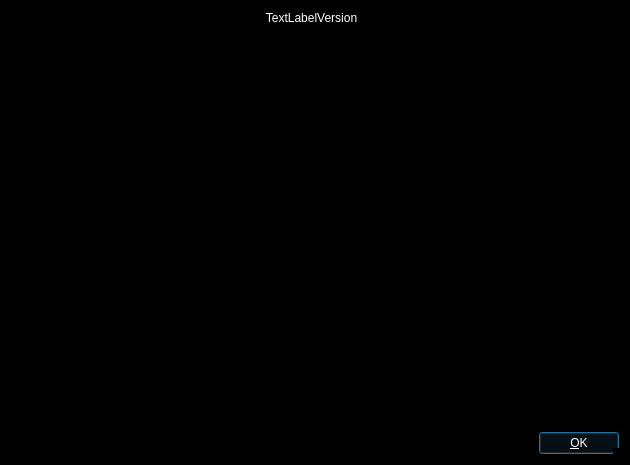
<?xml version="1.0" encoding="UTF-8"?>
<ui version="4.0">
 <class>CAboutDlgBase</class>
 <widget class="QDialog" name="CAboutDlgBase">
  <property name="geometry">
   <rect>
    <x>0</x>
    <y>0</y>
    <width>630</width>
    <height>465</height>
   </rect>
  </property>
  <property name="sizePolicy">
   <sizepolicy hsizetype="Minimum" vsizetype="Minimum">
    <horstretch>0</horstretch>
    <verstretch>0</verstretch>
   </sizepolicy>
  </property>
  <property name="windowTitle">
   <string>About</string>
  </property>
  <property name="windowIcon">
   <iconset resource="resources.qrc">
    <normaloff>:/png/main/res/mainicon.png</normaloff>:/png/main/res/mainicon.png</iconset>
  </property>
  <property name="styleSheet">
   <string notr="true">background-color: rgb(0, 0, 0);
border-color: rgb(0, 0, 0);
color: rgb(255, 255, 255);
</string>
  </property>
  <property name="sizeGripEnabled">
   <bool>true</bool>
  </property>
  <layout class="QVBoxLayout">
   <item>
    <layout class="QHBoxLayout">
     <item>
      <layout class="QVBoxLayout">
       <item>
        <layout class="QHBoxLayout">
         <property name="spacing">
          <number>6</number>
         </property>
         <property name="leftMargin">
          <number>0</number>
         </property>
         <property name="topMargin">
          <number>0</number>
         </property>
         <property name="rightMargin">
          <number>0</number>
         </property>
         <property name="bottomMargin">
          <number>0</number>
         </property>
         <item>
          <widget class="QLabel" name="PixmapLabelDreamLogo">
           <property name="sizePolicy">
            <sizepolicy hsizetype="Fixed" vsizetype="Fixed">
             <horstretch>0</horstretch>
             <verstretch>0</verstretch>
            </sizepolicy>
           </property>
           <property name="pixmap">
            <pixmap/>
           </property>
           <property name="scaledContents">
            <bool>true</bool>
           </property>
           <property name="wordWrap">
            <bool>false</bool>
           </property>
          </widget>
         </item>
         <item>
          <widget class="QLabel" name="lblVersion">
           <property name="sizePolicy">
            <sizepolicy hsizetype="Expanding" vsizetype="Preferred">
             <horstretch>0</horstretch>
             <verstretch>0</verstretch>
            </sizepolicy>
           </property>
           <property name="text">
            <string>TextLabelVersion</string>
           </property>
           <property name="alignment">
            <set>Qt::AlignCenter</set>
           </property>
           <property name="wordWrap">
            <bool>false</bool>
           </property>
          </widget>
         </item>
        </layout>
       </item>
       <item>
        <layout class="QHBoxLayout">
         <property name="spacing">
          <number>6</number>
         </property>
         <property name="leftMargin">
          <number>0</number>
         </property>
         <property name="topMargin">
          <number>0</number>
         </property>
         <property name="rightMargin">
          <number>0</number>
         </property>
         <property name="bottomMargin">
          <number>0</number>
         </property>
         <item>
          <layout class="QVBoxLayout">
           <property name="spacing">
            <number>6</number>
           </property>
           <property name="leftMargin">
            <number>0</number>
           </property>
           <property name="topMargin">
            <number>0</number>
           </property>
           <property name="rightMargin">
            <number>0</number>
           </property>
           <property name="bottomMargin">
            <number>0</number>
           </property>
           <item>
            <widget class="QLabel" name="lblCopyright">
             <property name="text">
              <string/>
             </property>
             <property name="wordWrap">
              <bool>false</bool>
             </property>
            </widget>
           </item>
          </layout>
         </item>
         <item>
          <spacer>
           <property name="orientation">
            <enum>Qt::Horizontal</enum>
           </property>
           <property name="sizeType">
            <enum>QSizePolicy::Expanding</enum>
           </property>
           <property name="sizeHint" stdset="0">
            <size>
             <width>20</width>
             <height>20</height>
            </size>
           </property>
          </spacer>
         </item>
        </layout>
       </item>
      </layout>
     </item>
     <item>
      <layout class="QVBoxLayout">
       <item>
        <spacer>
         <property name="orientation">
          <enum>Qt::Vertical</enum>
         </property>
         <property name="sizeType">
          <enum>QSizePolicy::Minimum</enum>
         </property>
         <property name="sizeHint" stdset="0">
          <size>
           <width>20</width>
           <height>1</height>
          </size>
         </property>
        </spacer>
       </item>
      </layout>
     </item>
    </layout>
   </item>
   <item>
    <widget class="QTextBrowser" name="txvCredits">
     <property name="styleSheet">
      <string notr="true">background-color: rgb(0, 0, 0);
border-color: rgb(0, 0, 0);
color: rgb(255, 255, 255);
</string>
     </property>
    </widget>
   </item>
   <item>
    <layout class="QHBoxLayout">
     <property name="spacing">
      <number>6</number>
     </property>
     <property name="leftMargin">
      <number>0</number>
     </property>
     <property name="topMargin">
      <number>0</number>
     </property>
     <property name="rightMargin">
      <number>0</number>
     </property>
     <property name="bottomMargin">
      <number>0</number>
     </property>
     <item>
      <spacer>
       <property name="orientation">
        <enum>Qt::Horizontal</enum>
       </property>
       <property name="sizeType">
        <enum>QSizePolicy::Expanding</enum>
       </property>
       <property name="sizeHint" stdset="0">
        <size>
         <width>20</width>
         <height>20</height>
        </size>
       </property>
      </spacer>
     </item>
     <item>
      <widget class="QPushButton" name="buttonOk">
       <property name="styleSheet">
        <string notr="true">background-color: rgb(0,0,0);
border-color: rgb(0, 0, 0);
color: rgb(255,255,255);
</string>
       </property>
       <property name="text">
        <string>&amp;OK</string>
       </property>
       <property name="autoDefault">
        <bool>true</bool>
       </property>
       <property name="default">
        <bool>true</bool>
       </property>
      </widget>
     </item>
    </layout>
   </item>
  </layout>
 </widget>
 <tabstops>
  <tabstop>buttonOk</tabstop>
  <tabstop>txvCredits</tabstop>
 </tabstops>
 <resources>
  <include location="resources.qrc"/>
 </resources>
 <connections>
  <connection>
   <sender>buttonOk</sender>
   <signal>clicked()</signal>
   <receiver>CAboutDlgBase</receiver>
   <slot>accept()</slot>
   <hints>
    <hint type="sourcelabel">
     <x>20</x>
     <y>20</y>
    </hint>
    <hint type="destinationlabel">
     <x>20</x>
     <y>20</y>
    </hint>
   </hints>
  </connection>
 </connections>
</ui>
